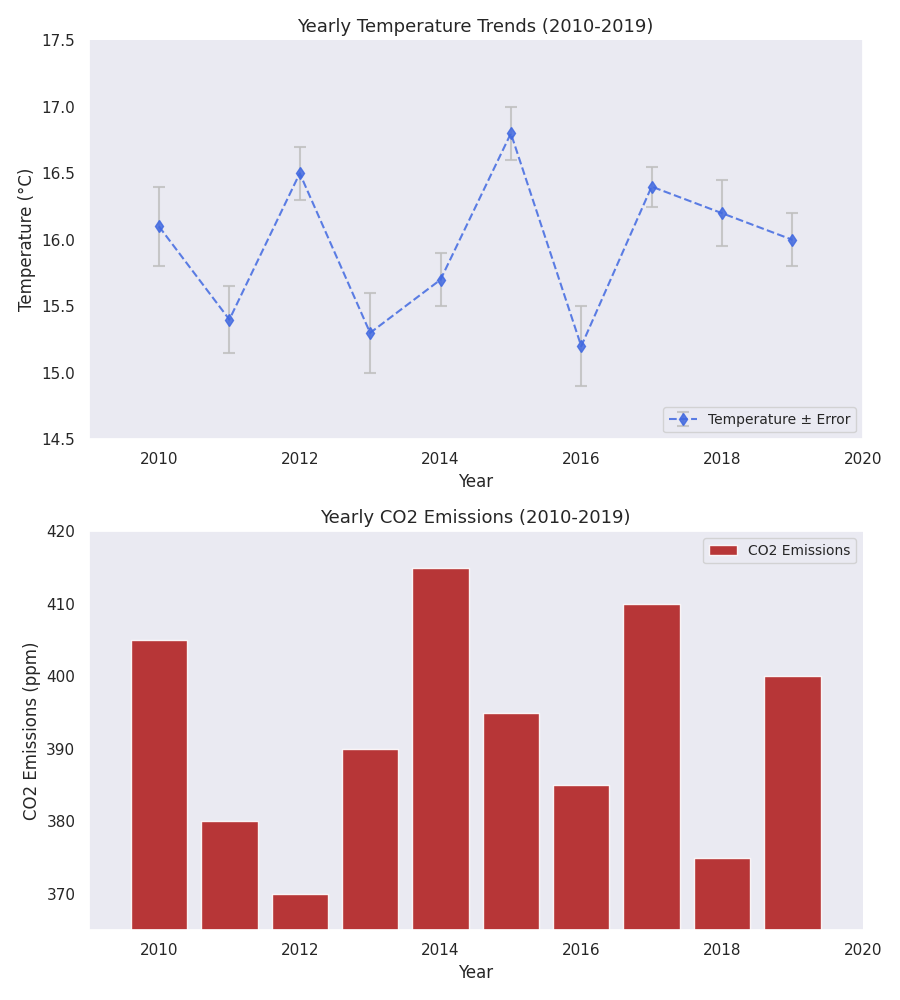

Python code for this plot:
import matplotlib.pyplot as plt
import numpy as np

# Data with manually shuffled values within the same dimension
years = np.arange(2010, 2020)
avg_temperatures = np.array([16.1, 15.4, 16.5, 15.3, 15.7, 16.8, 15.2, 16.4, 16.2, 16.0])
temperature_errors = np.array([0.3, 0.25, 0.2, 0.3, 0.2, 0.2, 0.3, 0.15, 0.25, 0.2])
co2_emissions = np.array([405, 380, 370, 390, 415, 395, 385, 410, 375, 400])

# Create the figure and subplots with altered layout
fig, (ax1, ax2) = plt.subplots(2, 1, figsize=(9, 10))

ax1.errorbar(
    years, avg_temperatures, yerr=temperature_errors,
    fmt='--d', color='royalblue', ecolor='silver',
    elinewidth=1.5, capsize=4, capthick=1.5, alpha=0.85, label='Temperature ± Error'
)
ax1.set_xlabel('Year', fontsize=12)
ax1.set_ylabel('Temperature (°C)', fontsize=12)
ax1.set_title('Yearly Temperature Trends (2010-2019)', fontsize=13)
ax1.grid(False)
ax1.spines['top'].set_visible(False)
ax1.set_xlim(2009, 2020)
ax1.set_ylim(14.5, 17.5)
ax1.legend(loc='lower right', fontsize=10)

ax2.bar(years, co2_emissions, color='firebrick', alpha=0.9, label='CO2 Emissions')
ax2.set_xlabel('Year', fontsize=12)
ax2.set_ylabel('CO2 Emissions (ppm)', fontsize=12)
ax2.set_title('Yearly CO2 Emissions (2010-2019)', fontsize=13)
ax2.grid(False)
ax2.spines['right'].set_visible(False)
ax2.set_xlim(2009, 2020)
ax2.set_ylim(365, 420)
ax2.legend(loc='best', fontsize=10)

plt.tight_layout()
plt.show()
